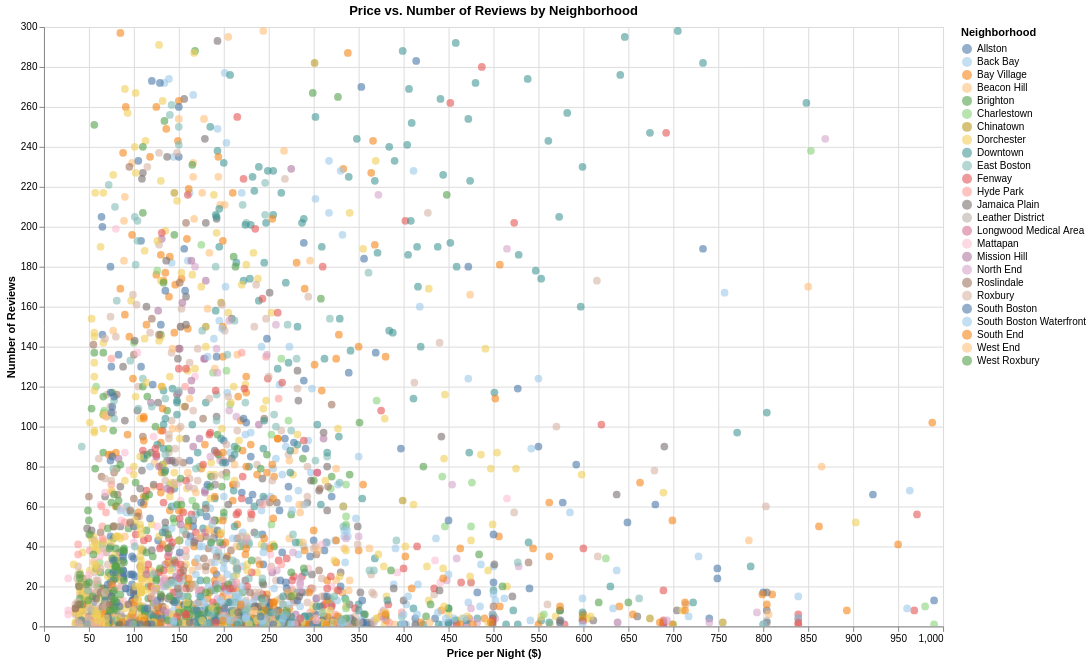

The code cell stored with this chart in its notebook:
### Code cell
alt.Chart(df_filtered2).mark_circle(size=60, opacity=0.6).encode(
    x=alt.X('price:Q', 
            title='Price per Night ($)',
            scale=alt.Scale(domain=[0, 1000])),
    y=alt.Y('number_of_reviews:Q', 
            title='Number of Reviews'),
    color=alt.Color('neighbourhood_cleansed:N', 
                    title='Neighborhood',
                    scale=alt.Scale(scheme='tableau20')),
    tooltip=[
        alt.Tooltip('neighbourhood_cleansed:N', title='Neighborhood'),
        alt.Tooltip('price:Q', title='Price', format='$.2f'),
        alt.Tooltip('number_of_reviews:Q', title='Reviews'),
        alt.Tooltip('room_type:N', title='Room Type')
    ]
).properties(
    width=900,
    height=600,
    title='Price vs. Number of Reviews by Neighborhood'
).interactive()

### Figure 1 — Vega-Lite specification as saved in the notebook (floating-point values rounded to 4 significant figures; data arrays with more than 128 entries replaced by an {"elided": "..."} marker saying what was removed)
{"config": {"view": {"continuousWidth": 300, "continuousHeight": 300}}, "data": {"name": "data-276edeb766effb95a88259b7eb914e0d"}, "mark": {"type": "circle", "opacity": 0.6, "size": 60}, "encoding": {"color": {"field": "neighbourhood_cleansed", "scale": {"scheme": "tableau20"}, "title": "Neighborhood", "type": "nominal"}, "tooltip": [{"field": "neighbourhood_cleansed", "title": "Neighborhood", "type": "nominal"}, {"field": "price", "format": "$.2f", "title": "Price", "type": "quantitative"}, {"field": "number_of_reviews", "title": "Reviews", "type": "quantitative"}, {"field": "room_type", "title": "Room Type", "type": "nominal"}], "x": {"field": "price", "scale": {"domain": [0, 1000]}, "title": "Price per Night ($)", "type": "quantitative"}, "y": {"field": "number_of_reviews", "title": "Number of Reviews", "type": "quantitative"}}, "height": 600, "params": [{"name": "param_2", "select": {"type": "interval", "encodings": ["x", "y"]}, "bind": "scales"}], "title": "Price vs. Number of Reviews by Neighborhood", "width": 900, "$schema": "https://vega.github.io/schema/vega-lite/v5.20.1.json", "datasets": {"data-276edeb766effb95a88259b7eb914e0d": {"elided": "2703 records"}}}
